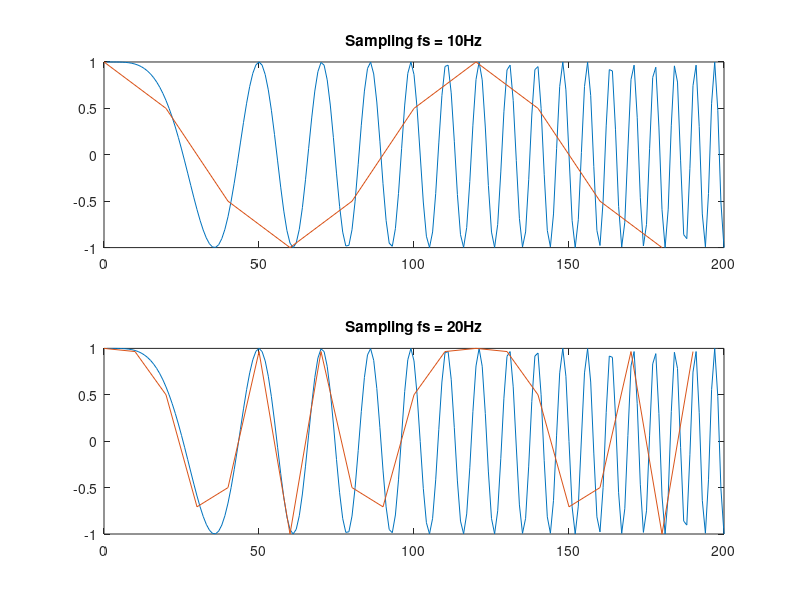
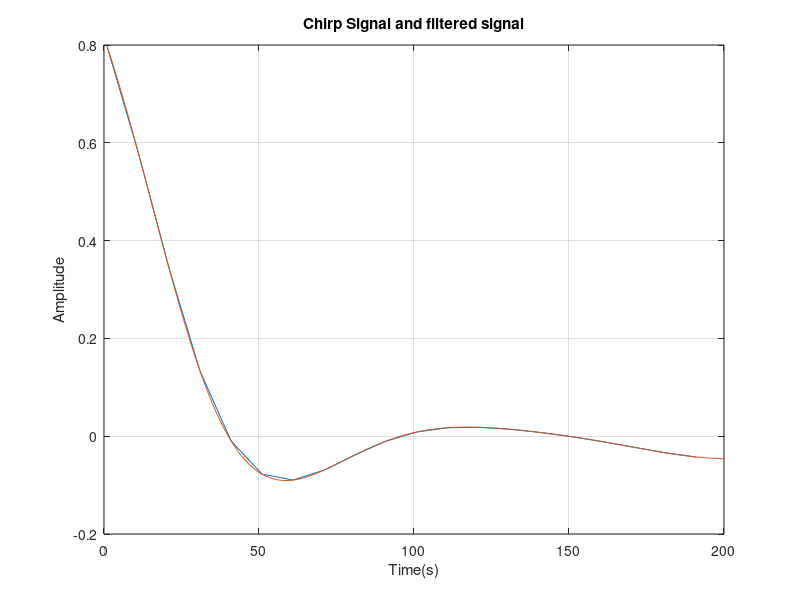

MATLAB code to generate these figures, in order:
clc
close all;
clear all;

%%
Fs = 200;%Sampling frequency
t = 0:1/Fs:1-1/Fs;%Time vector of 1 second
x=chirp(t,0,1,Fs/6);

%10HZ
dx=x(1:20:end);% sample every 20 points
dt=t(1:20:end)*Fs;


%real 20HZ
fs = 20;                    %Sampling frequency
t2 =0:1/fs:1-1/fs;          %Time vector of 1 second
x2=chirp(t2,0,1,Fs/6);
%%
figure
subplot(2,1,1)
plot(x);
hold on
plot(dt,dx);
title('Sampling fs = 10Hz')

subplot(2,1,2)
plot(x);
hold on
plot(t2*Fs,x2)
title('Sampling fs = 20Hz')

%% Filter the data
x=chirp(t,0,1,Fs/6);
[b,a]=butter(3,4/200,'low');
y=filtfilt(b,a,x);

                        %resample real 20HZ
t2=1:10:length(y);      %Time vector of 1 second
y2=y(1:10:end);

figure
plot(t2,y2)
hold on
plot(y)
grid on
title('Chirp Signal and filtered signal');
xlabel('Time(s)');
ylabel('Amplitude');






